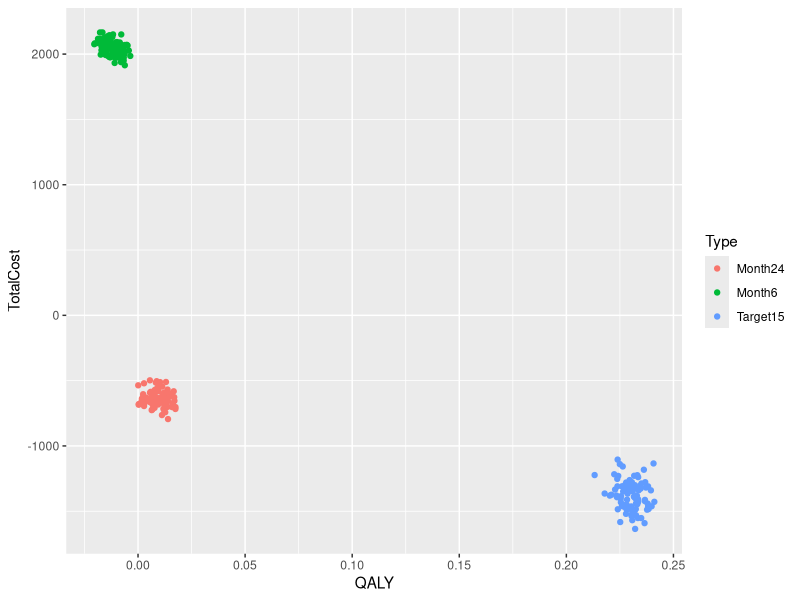

Write the R code that produced this figure.
UsualCare = read.csv("MList_Usual_100.csv",header = T)
Target15 = read.csv("MList_15_100.csv",header = T)
Month6 = read.csv ("MList_6_100.csv",header = T)
Month24 = read.csv ("MList_24_100.csv",header = T)
UsualCare$Type = "UsualCare"
Target15$Type = "Target15"
Month6$Type = "Month6"
Month24$Type = "Month24"

#QALY
Target15$QALY = Target15$QALY - UsualCare$QALY
Month6$QALY = Month6$QALY - UsualCare$QALY
Month24$QALY = Month24$QALY- UsualCare$QALY
#TotalCost
Target15$TotalCost = Target15$TotalCost - UsualCare$TotalCost
Month6$TotalCost = Month6$TotalCost - UsualCare$TotalCost
Month24$TotalCost = Month24$TotalCost- UsualCare$TotalCost

MasterData = rbind(Target15,Month6,Month24)
library(ggplot2)
qplot(QALY,TotalCost,data = MasterData,color = Type)
